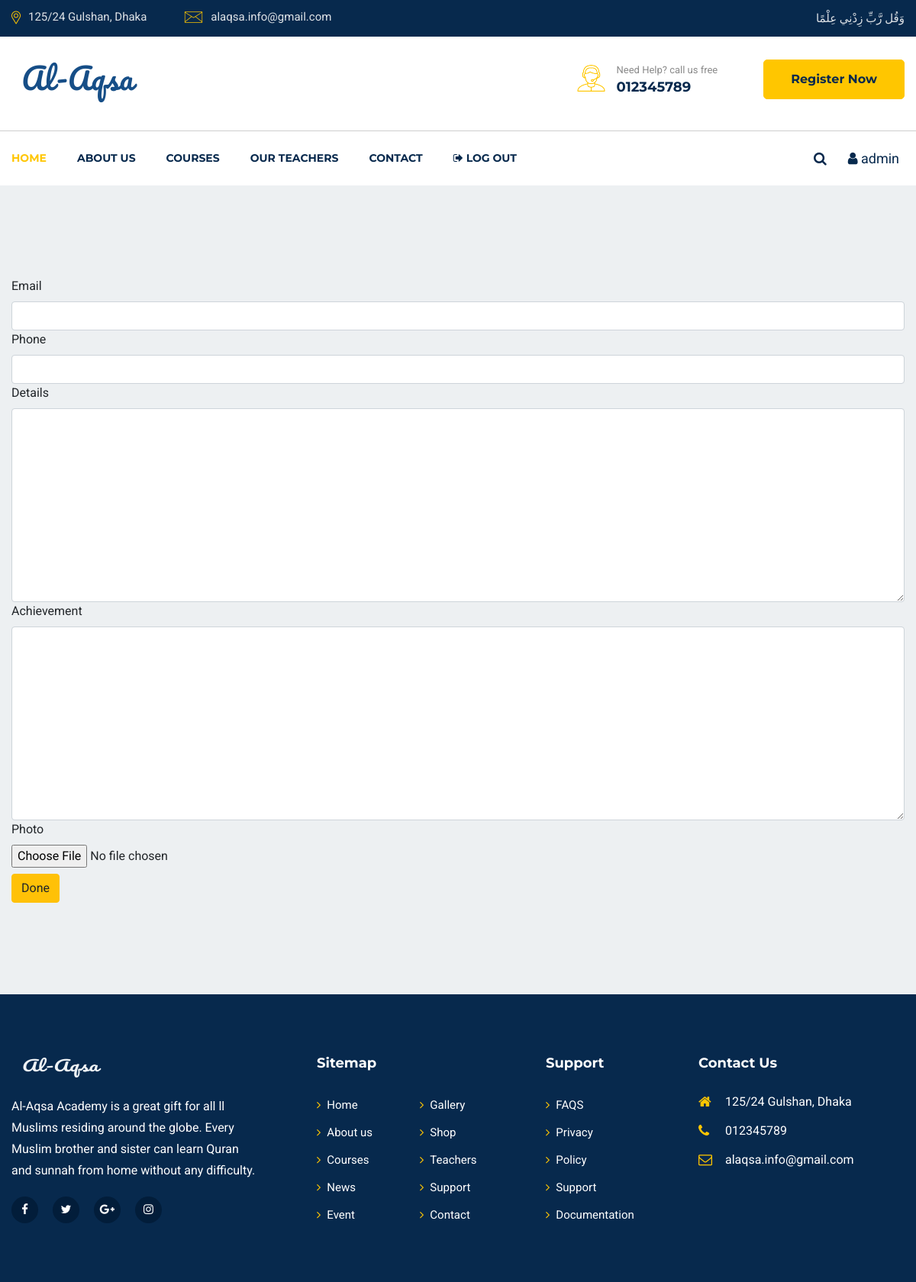
/profile/ (signed in), run on the app's committed database.
### aqsa/models.py (models this page shows)
class Setting(models.Model):
    header_logo = models.ImageField(blank=True, upload_to='logo/')
    footer_logo = models.ImageField(blank=True, upload_to='logo/')
    short_description = models.TextField()
    helpline = models.CharField(blank=True, max_length=50)
    address = models.CharField(blank=True, max_length=150)
    official_mail=models.CharField(blank=True, max_length=50)
    created_at = models.DateTimeField(auto_now_add=True)
    updated_at = models.DateTimeField(auto_now=True)

### aqsa/views.py (the view)
# urls.py: path('profile/', getProfile, name="instructor-profile"),
@login_required
def getProfile(request):
    settings_data = get_object_or_404(Setting, id=1)
    teacher = get_object_or_404(User, id = request.user.id)
    teacher_profile = Tutor.objects.filter(name=teacher.id)
    if teacher_profile:
        tutor_user = get_object_or_404(Tutor, name=request.user.id)
        course = Course.objects.filter(instructor=tutor_user.id)
        return render(request, 'profile.html', {"course":course, "tutor_user":tutor_user, "settings_data":settings_data,})
    else:
        form = CreateTutorForm(request.POST or None, request.FILES or None)
        if form.is_valid():
            instance = form.save(commit=False)
            instance.name=teacher
            instance.save()
            return redirect('instructor-profile')
        return render(request, 'create_tutor.html', {"form":form, "settings_data":settings_data,})

### templates/create_tutor.html (shortened to what this page needs)
{% load static %}
{% load crispy_forms_tags %}
    {% include 'header.html' %}
    <section id="courses-part" class="pt-120 pb-120 gray-bg">
        <div class="container">
            <div class="row">
                <div class="col-lg-12">
                    <form action="" method="POST" enctype="multipart/form-data">
                    {{ form|crispy }}
                    <button type="submit" class="btn btn-warning mt-2">Done</button>
                    </form>
                </div>
            </div>
        </div>
    </section>
    {% include 'footer.html' %}

### templates/header.html (shortened to what this page needs)
{% load static %}
<!doctype html>
<html lang="en">
<head>
    <link rel="stylesheet" href="{%static ''%}css/slick.css">
    <link rel="stylesheet" href="{%static ''%}css/animate.css">
    <link rel="stylesheet" href="{%static ''%}css/nice-select.css">
    <link rel="stylesheet" href="{%static ''%}css/jquery.nice-number.min.css">
    <link rel="stylesheet" href="{%static ''%}css/magnific-popup.css">
    <link rel="stylesheet" href="{%static ''%}css/bootstrap.min.css">
    <link rel="stylesheet" href="{%static ''%}css/font-awesome.min.css">
    <link rel="stylesheet" href="{%static ''%}css/default.css">
    <link rel="stylesheet" href="{%static ''%}css/style.css">
    <link rel="stylesheet" href="{%static ''%}css/responsive.css">
</head>
<body>
    <header id="header-part">
        <div class="header-top d-none d-lg-block">
            <div class="container">
                <div class="row">
                    <div class="col-lg-6">
                        <div class="header-contact text-lg-left text-center">
                            <ul>
                                <li><img src="{%static ''%}images/all-icon/map.png"
                                        alt="icon"><span>{{settings_data.address}}</span></li>
                                <li><img src="{%static ''%}images/all-icon/email.png"
                                        alt="icon"><span>{{settings_data.official_mail}}</span></li>
                            </ul>
                        </div>
                    </div>
                    <div class="col-lg-6">
                        <div class="header-opening-time text-lg-right text-center">
                            <p>وَقُل رَّبِّ زِدْنِي عِلْمًا </p>
                        </div>
                    </div>
                </div>
            </div>
        </div>
        <div class="header-logo-support pt-30 pb-30">
            <div class="container">
                <div class="row">
                    <div class="col-lg-4 col-md-4">
                        <div class="logo">
                            <a href="{% url 'index' %}">
                                <img src="{{settings_data.header_logo.url}}" alt="Logo">
                            </a>
                        </div>
                    </div>
                    <div class="col-lg-8 col-md-8">
                        <div class="support-button float-right d-none d-md-block">
                            <div class="support float-left">
                                <div class="icon">
                                    <img src="{%static ''%}images/all-icon/support.png" alt="icon">
                                </div>
                                <div class="cont">
                                    <p>Need Help? call us free</p>
                                    <span>{{settings_data.helpline}}</span>
                                </div>
                            </div>
                            <div class="button float-left">
                                <a href="{% url 'register' %}" class="main-btn">Register Now</a>
                            </div>
                        </div>
                    </div>
                </div>
            </div>
        </div>
        <div class="navigation">
            <div class="container">
                <div class="row">
                    <div class="col-lg-10 col-md-10 col-sm-9 col-8">
                        <nav class="navbar navbar-expand-lg">
                            <div class="collapse navbar-collapse sub-menu-bar" id="navbarSupportedContent">
                                <ul class="navbar-nav mr-auto">
                                    <li class="nav-item">
                                        <a class="active" href="{% url 'index' %}">Home</a>
                                    </li>
                                    <li class="nav-item">
                                        <a href="{% url 'about-us' %}">About us</a>
                                    </li>
                                    <li class="nav-item">
                                        <a href="{% url 'all-course' %}">Courses</a>
                                    </li>
                                    <li class="nav-item">
                                        <a href="{% url 'all-teacher' %}">Our teachers</a>
                                    </li>
                                    <li class="nav-item">
                                        <a href="{% url 'contact-us' %}">Contact</a>
                                    </li>
                                    {% if request.user.is_authenticated %}
                                    <li class="nav-item">
                                        <a href="{% url 'logout' %}"><i class="fa fa-sign-out"></i> Log Out</a>
                                    </li>
                                    {% else %}
                                    <li class="nav-item">
                                        <a href="{% url 'login' %}">Log In</a>
                                    </li>
                                    {% endif %}
                                </ul>
                            </div>
                        </nav>
                    </div>
                    <div class="col-lg-2 col-md-2 col-sm-3 col-4">
                        <div class="right-icon text-right">
                            <ul>
                                <li><a href="#" id="search"><i class="fa fa-search"></i></a></li>
                                {% if request.user.is_authenticated %}
                                <li><a href="{% url 'instructor-profile' %}"><i class="fa fa-user"></i> {{user}}</a>
                                </li>
                                {% endif %}
                            </ul>
                        </div>
                    </div>
                </div>
            </div>
        </div>
    </header>

### templates/footer.html (shortened to what this page needs)
{% load static %}
<footer id="footer-part">
    <div class="footer-top pt-40 pb-70">
        <div class="container">
            <div class="row">
                <div class="col-lg-4 col-md-6">
                    <div class="footer-about mt-40">
                        <div class="logo">
                            <a href="#"><img src="{{settings_data.footer_logo.url}}" alt="Logo"></a>
                        </div>
                        <p>{{settings_data.short_description}}</p>
                        <ul class="mt-20">
                            <li><a href="#"><i class="fa fa-facebook-f"></i></a></li>
                            <li><a href="#"><i class="fa fa-twitter"></i></a></li>
                            <li><a href="#"><i class="fa fa-google-plus"></i></a></li>
                            <li><a href="#"><i class="fa fa-instagram"></i></a></li>
                        </ul>
                    </div>
                </div>
                <div class="col-lg-3 col-md-6 col-sm-6">
                    <div class="footer-link mt-40">
                        <div class="footer-title pb-25">
                            <h6>Sitemap</h6>
                        </div>
                        <ul>
                            <li><a href="index-2.html"><i class="fa fa-angle-right"></i>Home</a></li>
                            <li><a href="about.html"><i class="fa fa-angle-right"></i>About us</a></li>
                            <li><a href="courses.html"><i class="fa fa-angle-right"></i>Courses</a></li>
                            <li><a href="blog.html"><i class="fa fa-angle-right"></i>News</a></li>
                            <li><a href="events.html"><i class="fa fa-angle-right"></i>Event</a></li>
                        </ul>
                        <ul>
                            <li><a href="#"><i class="fa fa-angle-right"></i>Gallery</a></li>
                            <li><a href="shop.html"><i class="fa fa-angle-right"></i>Shop</a></li>
                            <li><a href="teachers.html"><i class="fa fa-angle-right"></i>Teachers</a></li>
                            <li><a href="#"><i class="fa fa-angle-right"></i>Support</a></li>
                            <li><a href="contact.html"><i class="fa fa-angle-right"></i>Contact</a></li>
                        </ul>
                    </div>
                </div>
                <div class="col-lg-2 col-md-6 col-sm-6">
                    <div class="footer-link support mt-40">
                        <div class="footer-title pb-25">
                            <h6>Support</h6>
                        </div>
                        <ul>
                            <li><a href="#"><i class="fa fa-angle-right"></i>FAQS</a></li>
                            <li><a href="#"><i class="fa fa-angle-right"></i>Privacy</a></li>
                            <li><a href="#"><i class="fa fa-angle-right"></i>Policy</a></li>
                            <li><a href="#"><i class="fa fa-angle-right"></i>Support</a></li>
                            <li><a href="#"><i class="fa fa-angle-right"></i>Documentation</a></li>
                        </ul>
                    </div>
                </div>
                <div class="col-lg-3 col-md-6">
                    <div class="footer-address mt-40">
                        <div class="footer-title pb-25">
                            <h6>Contact Us</h6>
                        </div>
                        <ul>
                            <li>
                                <div class="icon">
                                    <i class="fa fa-home"></i>
                                </div>
                                <div class="cont">
                                    <p>{{settings_data.address}}</p>
                                </div>
                            </li>
                            <li>
                                <div class="icon">
                                    <i class="fa fa-phone"></i>
                                </div>
                                <div class="cont">
                                    <p>{{settings_data.helpline}}</p>
                                </div>
                            </li>
                            <li>
                                <div class="icon">
                                    <i class="fa fa-envelope-o"></i>
                                </div>
                                <div class="cont">
                                    <p>{{settings_data.official_mail}}</p>
                                </div>
                            </li>
                        </ul>
                    </div>
                </div>
            </div>
        </div>
    </div>
</footer>
</body>
</html>

### data on the page
Setting: address "125/24 Gulshan, Dhaka", official_mail "alaqsa.info@gmail.com", header_logo (picture), helpline "012345789", footer_logo (picture), short_description "Al-Aqsa Academy is a great gift for all ll Muslims residing around the globe. Every Muslim brother and sister can learn Quran and sunnah from home without any difficulty."

### other printed values
{{ user }} "admin"
